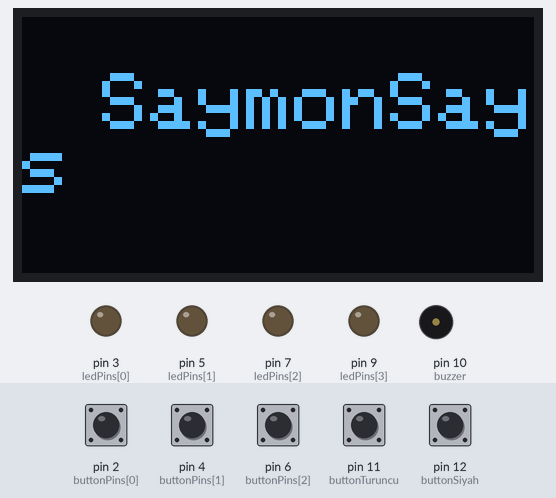
Recording of a sketch running on a simulated Arduino Uno, built with avr-gcc and run on an emulated ATmega328P. On the bench: 128×64 one-colour display, output pins drawn as LEDs (lit = HIGH), buzzer (waves = sounding). Dashed ring = blinking. The test bench sets the inputs (shaded band); at power-on: pin 2 (buttonPins[0]), pin 4 (buttonPins[1]), pin 6 (buttonPins[2]), pin 11 (buttonTuruncu), pin 12 (buttonSiyah) LOW. Random numbers use the default seed unless the sketch sets one.

Above: at 3.0 s.
3.1 s: pin 11 (buttonTuruncu) pulled HIGH for 0.15 s
At 4.7 s:
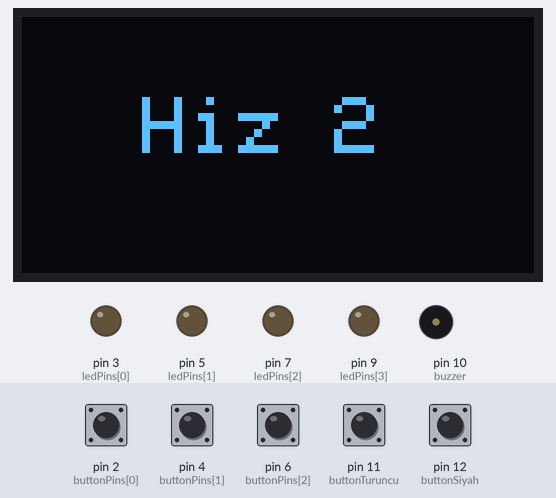
6.2 s: pin 12 (buttonSiyah) pulled HIGH for 0.15 s
At 7.0 s:
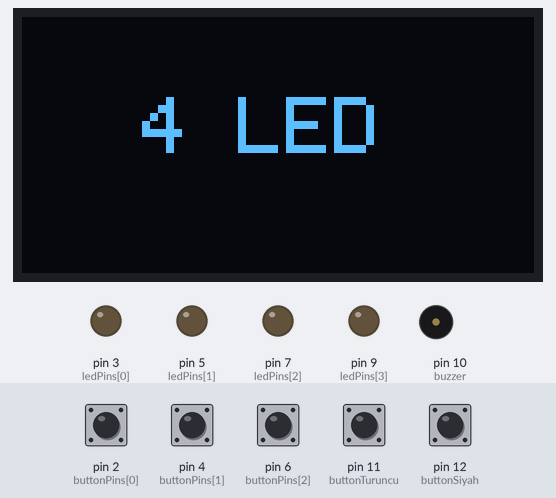
9.3 s: pin 11 (buttonTuruncu) pulled HIGH for 1 s
At 9.51 s:
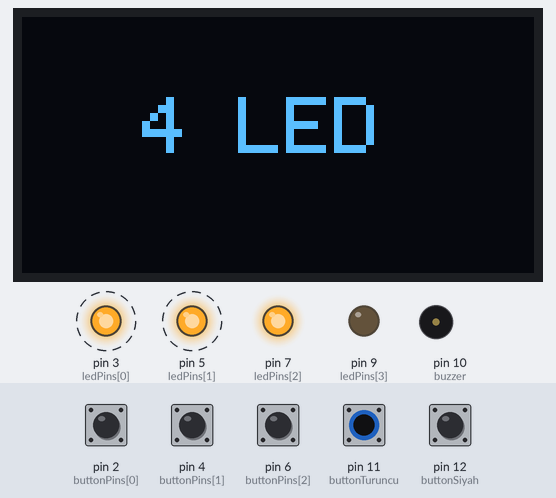
12.1 s: pin 12 (buttonSiyah) pulled HIGH for 0.15 s
At 13.9 s:
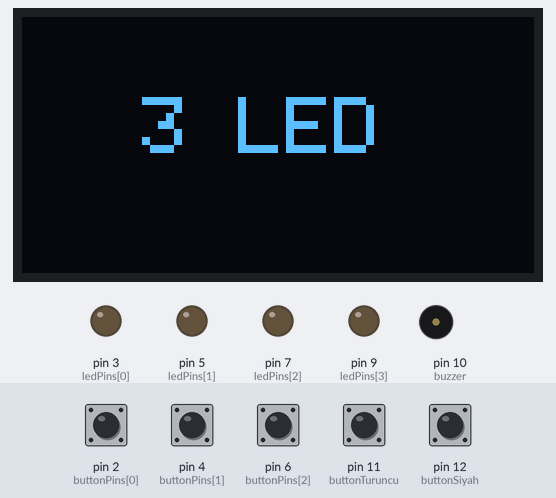
15.2 s: pin 12 (buttonSiyah) pulled HIGH for 0.15 s
At 15.41 s:
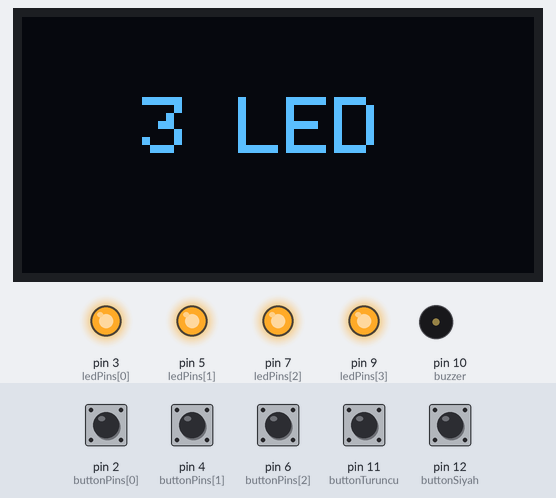
18.3 s: pin 12 (buttonSiyah) pulled HIGH for 0.15 s
At 19.8 s:
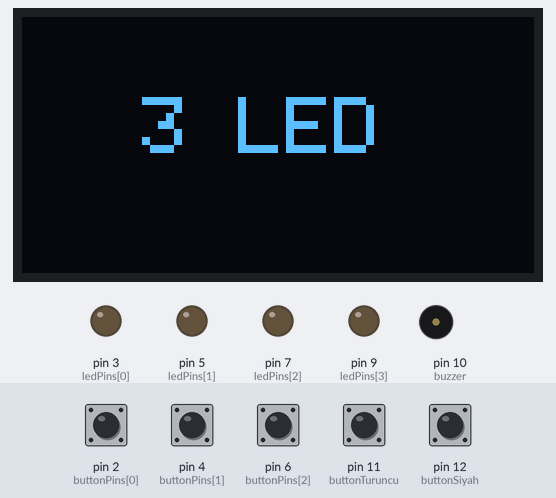
Timing chart, 0 to 29.2 s (numbered marks = the images above; inputs shaded):
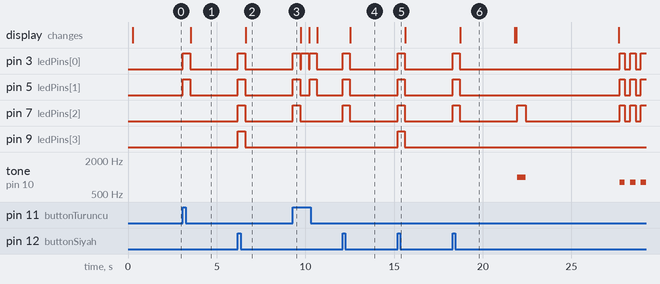

Measured:
- after the input at 3.1 s, pin 3 (ledPins[0]), pin 5 (ledPins[1]): LOW → HIGH at once, → LOW 0.40 s later; the display: changes after 0.43 s (image 1)
- after the input at 6.2 s, pin 3 (ledPins[0]), pin 5 (ledPins[1]), pin 9 (ledPins[3]): LOW → HIGH at once, → LOW 0.40 s later
- after the input at 9.3 s, pin 5 (ledPins[1]): alternates HIGH for 0.40 s and LOW for 0.55 s, 4 changes in all, then stays LOW, starting at once; pin 7 (ledPins[2]): LOW → HIGH at once, → LOW 0.40 s later
- after the input at 12.1 s, pin 5 (ledPins[1]), pin 7 (ledPins[2]): LOW → HIGH at once, → LOW 0.40 s later
- after the input at 15.2 s, pin 3 (ledPins[0]), pin 5 (ledPins[1]), pin 9 (ledPins[3]): LOW → HIGH at once, → LOW 0.40 s later
- by itself, tone on pin 10 (buzzer): plays 1000 Hz for 0.50 s, 800 Hz for 0.30 s, 800 Hz for 0.30 s, 800 Hz for 0.29 s

The sketch:

Dikkat-Oyunu.ino
```cpp
#include <Wire.h>
#include <Adafruit_GFX.h>
#include <Adafruit_SSD1306.h>

// OLED Tanımları
#define SCREEN_WIDTH 128
#define SCREEN_HEIGHT 64
Adafruit_SSD1306 display(SCREEN_WIDTH, SCREEN_HEIGHT, &Wire, -1);

// Fonksiyon Prototipleri
void handleModeSelection();
void visualFeedback(int count);
void applySpeedLevel();
void generateSequence();
void playGame();
void showSequence(int level);
bool getPlayerInput(int level);
int waitForButtonPress();
void gameOver();
void showOLEDStatus(String message, int textSize = 2, int yPos = 16, int xPos = 0);

// Pin Tanımları
const int ledPins[] = {3, 5, 7, 9};       // Mavi, Yeşil, Kırmızı, Sarı LED
const int buttonPins[] = {2, 4, 6, 8};    // Mavi, Yeşil, Kırmızı, Sarı Buton
const int buttonTuruncu = 11;             // Hız Modu (Turuncu Buton)
const int buttonSiyah = 12;               // LED Modu (Siyah Buton)
const int buzzer = 10;                    // Buzzer

// Oyun Değişkenleri
int ledMode = 3;
int speedLevel = 1;
int speedDelay = 800;
int sequence[30];
int playerInput[30];
int currentLevel = 1;

unsigned long lastActionTime = 0;
bool ledModeSelected = false;
bool speedModeSelected = false;
bool gameStarted = false;

void setup() {
  for (int i = 0; i < 4; i++) {
    pinMode(ledPins[i], OUTPUT);
    pinMode(buttonPins[i], INPUT);
  }
  pinMode(buttonTuruncu, INPUT);
  pinMode(buttonSiyah, INPUT);
  pinMode(buzzer, OUTPUT);
  randomSeed(analogRead(0));

  if (!display.begin(SSD1306_SWITCHCAPVCC, 0x3C)) {
    while (true); // OLED bulunamazsa sonsuz döngü
  }
  delay(200);
  display.clearDisplay();
  display.setTextColor(SSD1306_WHITE);
  showOLEDStatus("SaymonSays", 2, 14, 20); // Başlangıç yazısı
  delay(1500);
}

void loop() {
  if (!gameStarted) {
    handleModeSelection();
  } else {
    playGame();
  }
}

void handleModeSelection() {
  if (digitalRead(buttonSiyah) == HIGH) {
    ledMode = (ledMode == 3) ? 4 : 3;
    visualFeedback(ledMode);
    showOLEDStatus(String(ledMode) + " LED", 2, 20, 30);
    lastActionTime = millis();
    ledModeSelected = true;
  }

  if (digitalRead(buttonTuruncu) == HIGH) {
    speedLevel++;
    if (speedLevel > 3) speedLevel = 1;
    visualFeedback(speedLevel);
    showOLEDStatus("Hiz " + String(speedLevel), 2, 20, 30);
    lastActionTime = millis();
    speedModeSelected = true;
  }

  if ((ledModeSelected || speedModeSelected) && millis() - lastActionTime >= 3000) {
    applySpeedLevel();
    generateSequence();
    gameStarted = true;
    showOLEDStatus("Oyun Basladi!", 2, 20, 5);
  }
}

void visualFeedback(int count) {
  for (int i = 0; i < count && i < 4; i++) digitalWrite(ledPins[i], HIGH);
  delay(400);
  for (int i = 0; i < count && i < 4; i++) digitalWrite(ledPins[i], LOW);
}

void applySpeedLevel() {
  if (speedLevel == 1) speedDelay = 800;
  else if (speedLevel == 2) speedDelay = 500;
  else speedDelay = 300;
}

void generateSequence() {
  for (int i = 0; i < 30; i++) sequence[i] = random(ledMode);
  currentLevel = 1;
}

void playGame() {
  for (int level = 1; level <= 30; level++) {
    showOLEDStatus("Seviye " + String(level), 2, 20, 15);
    showSequence(level);
    if (!getPlayerInput(level)) {
      gameOver();
      return;
    }
    currentLevel++;
    delay(800);
  }
}

void showSequence(int level) {
  for (int i = 0; i < level; i++) {
    int ledIndex = sequence[i];
    digitalWrite(ledPins[ledIndex], HIGH);
    tone(buzzer, 1000);
    delay(speedDelay);
    digitalWrite(ledPins[ledIndex], LOW);
    noTone(buzzer);
    delay(200);
  }
}

bool getPlayerInput(int level) {
  for (int i = 0; i < level; i++) {
    int pressed = waitForButtonPress();
    if (pressed == -1) return false;
    playerInput[i] = pressed;

    digitalWrite(ledPins[pressed], HIGH);
    tone(buzzer, 1000);
    delay(300);
    digitalWrite(ledPins[pressed], LOW);
    noTone(buzzer);

    if (playerInput[i] != sequence[i]) {
      showOLEDStatus("Yanlis Tus!", 2, 20, 10);
      return false;
    }
  }
  return true;
}

int waitForButtonPress() {
  unsigned long timeout = millis() + 5000;
  while (millis() < timeout) {
    for (int i = 0; i < ledMode; i++) {
      if (digitalRead(buttonPins[i]) == HIGH) {
        while (digitalRead(buttonPins[i]) == HIGH);
        return i;
      }
    }
  }
  return -1;
}

void gameOver() {
  showOLEDStatus("OyunBitti", 2, 14, 15); // Değiştirilen metin
  for (int i = 0; i < 3; i++) {
    for (int j = 0; j < ledMode; j++) digitalWrite(ledPins[j], HIGH);
    tone(buzzer, 800);
    delay(300);
    for (int j = 0; j < ledMode; j++) digitalWrite(ledPins[j], LOW);
    noTone(buzzer);
    delay(300);
  }

  gameStarted = false;
  ledModeSelected = false;
  speedModeSelected = false;
  lastActionTime = 0;
}

void showOLEDStatus(String message, int textSize, int yPos, int xPos) {
  display.clearDisplay();
  display.setTextSize(textSize);
  display.setCursor(xPos, yPos);
  display.println(message);
  display.display();
  delay(50);
}
```
